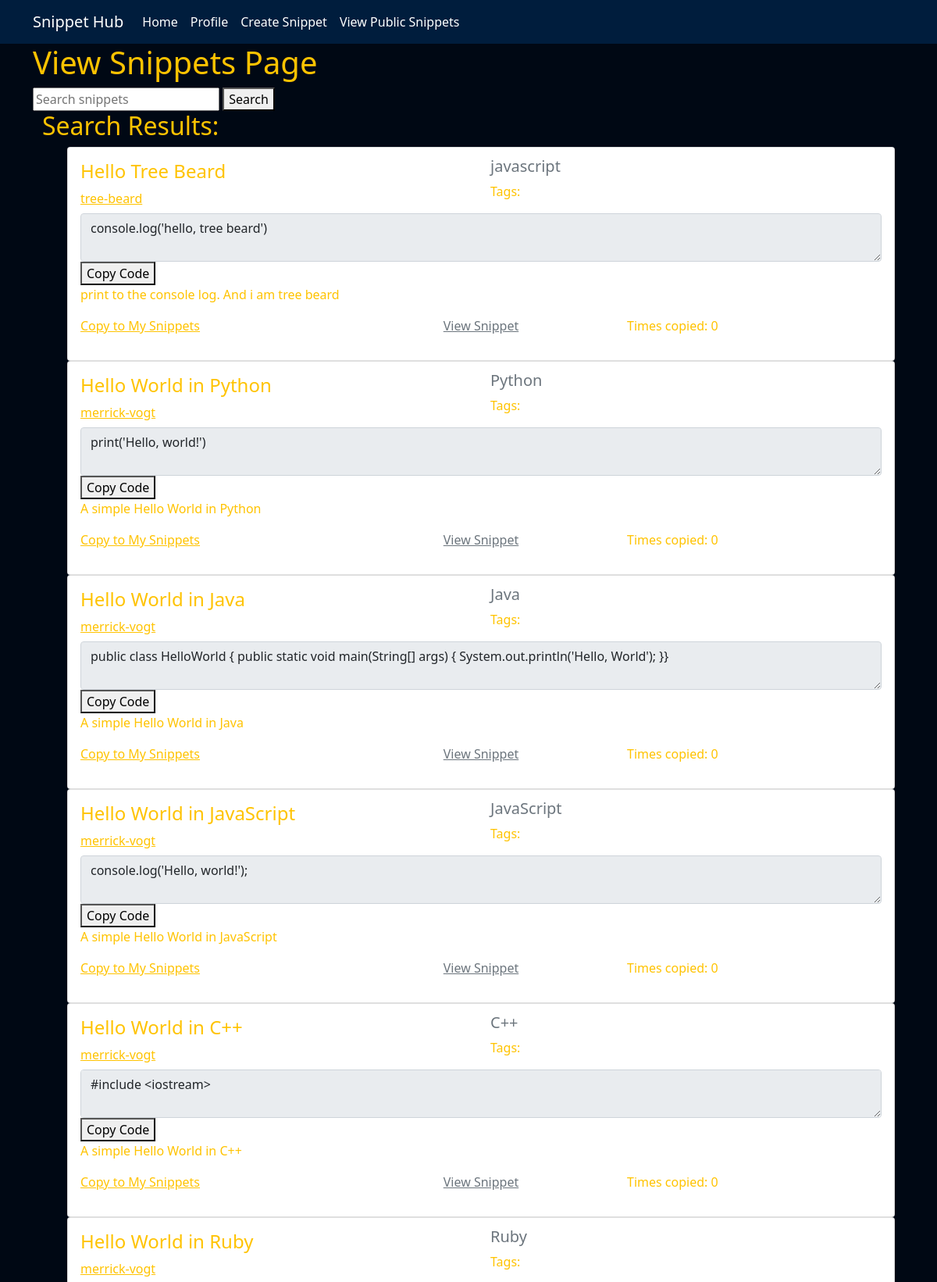
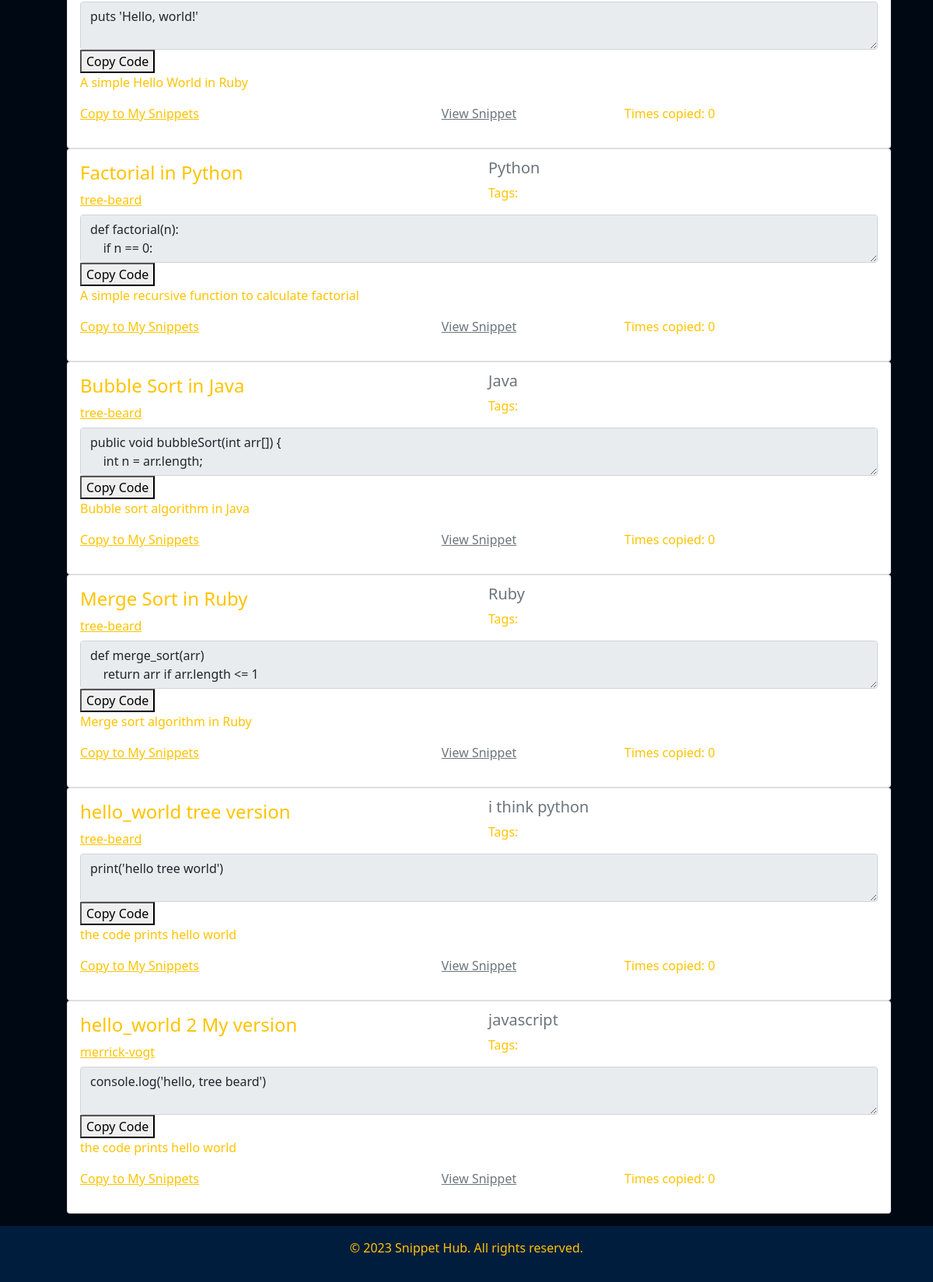
The app's page /view_snippets/, older data (2 pictures, top to bottom).
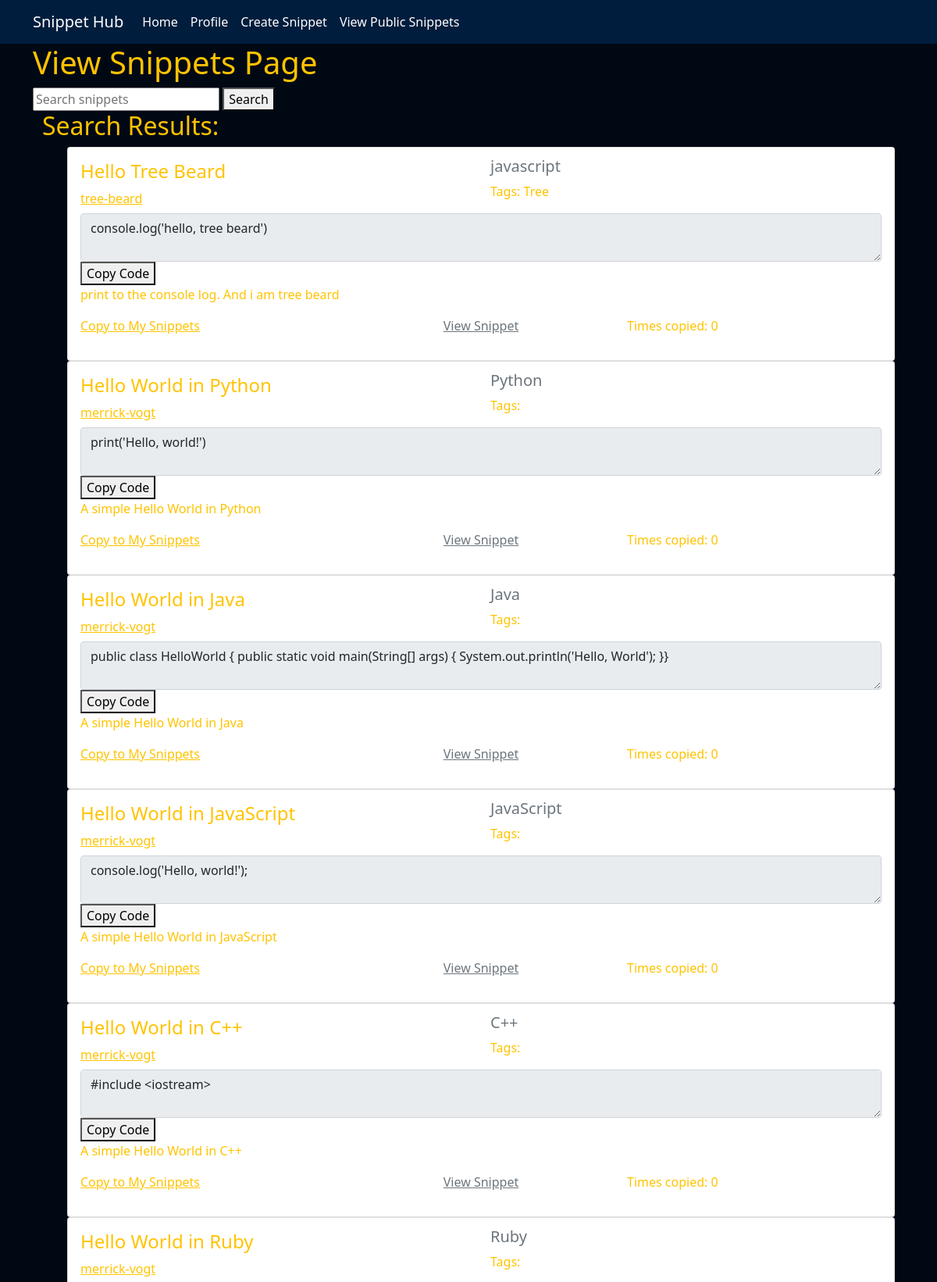
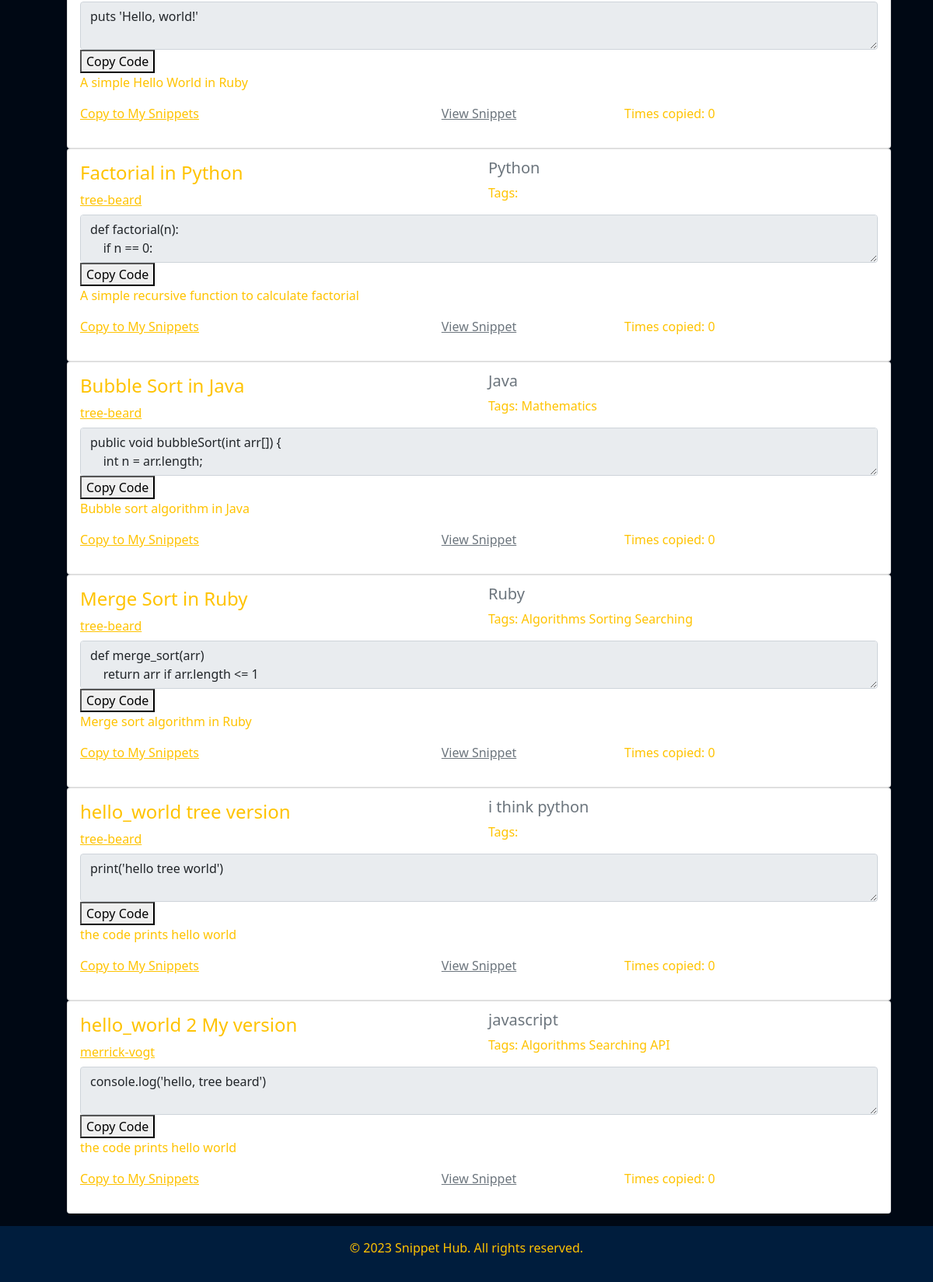
The same page, newer data (2 pictures, top to bottom).
### snippets/models.py (models this page shows, shortened)
class Snippet(models.Model):
    title = models.CharField(max_length=100)
    language = models.CharField(max_length=100)
    code = models.TextField()
    description = models.TextField()
    created = models.DateTimeField(auto_now_add=True)
    modified = models.DateTimeField(auto_now=True)
    creator = models.ForeignKey('auth.User', related_name='snippets', on_delete=models.CASCADE)
    is_public = models.BooleanField(default=True)
    tags = models.ManyToManyField("Tag")
    copy_count = models.PositiveBigIntegerField(default=0)

class Tag(models.Model):
    name = models.CharField(max_length=100)

### snippets/views.py (the view)
# urls.py: path('view_snippets/', views.view_snippets, name='view_snippets'),  # View all code snippets
def view_snippets(request):
    query = request.GET.get("search", "")  # Get the search query
    if query:
        snippets = Snippet.objects.filter(
            Q(title__icontains=query) |
            Q(language__icontains=query) |
            Q(description__icontains=query) &
            Q(is_public=True)
        )
    else:
        snippets = Snippet.objects.filter(is_public=True)
    return render(request, 'snippets/view_snippets.html', {'snippets': snippets})

### snippets/templates/snippets/view_snippets.html (shortened to what this page needs)
{% extends 'base.html' %}
{% block content %}
<h1>View Snippets Page</h1>
<form method="get" action="{% url 'snippets:view_snippets' %}">
    <input type="text" name="search" placeholder="Search snippets">
    <button type="submit">Search</button>
</form>
<div class="container">
    {% if snippets %}
        <h2>Search Results:</h2>
        <ul>
            {% for snippet in snippets %}
            <div class="card">
                <div class="card-body">
                    <div class="row">
                        <div class="col-md-6">
                            <div class="row">
                                <div class="col-md-12">
                                    <h4 class="card-title">{{ snippet.title }}</h4>
                                </div>
                                <div class="col-md-12">
                                    <a href="{% url 'snippets:view_user_profile' username=snippet.creator.username %}">
                                        {{ snippet.creator.username }}
                                    </a>
                                </div>
                            </div>
                        </div>
                        <div class="col-md-6">
                            <div class="row">
                                <div class="col-md-12">
                                    <h5 class="card-subtitle mb-2 text-muted">{{ snippet.language }}</h5>
                                </div>
                                <div class="col-md-12">
                                    <p>Tags: {% for tag in snippet.tags.all %}{{ tag.name }} {% endfor %}</p>
                                </div>
                            </div>
                        </div>
                    </div>
                    <textarea id="snippetCode{{ snippet.id }}" class="form-control textarea-autoresize" readonly>{{ snippet.code }}</textarea>
                    <button onclick="copySnippetToClipboard('{{ snippet.id }}')">Copy Code</button>
                    <p class="card-text">{{ snippet.description }}</p>
                    <div class="row">
                        <div class="col-md-4">
                            <a href="{% url 'snippets:copy_snippet' snippet.id %}">Copy to My Snippets</a>
                        </div>
                        <div class="col-md-4 text-center">
                            <a href="{% url 'snippets:view_snippet' snippet.id %}" class="card-subtitle mb-2 text-muted">View Snippet</a>
                        </div>
                        <div class="col-md-4 text-right">
                            <p id="timesCopied{{ snippet.id }}">Times copied:
                                <span id="copyCount{{ snippet.id }}">{{ snippet.copy_count }}</span>
                            </p>
                        </div>
                    </div>
                </div>
            </div>
            {% endfor %}
        </ul>
    {% else %}
        <h2>No results found</h2>
    {% endif %}
</div>
{% endblock %}

Row changes from the older to the newer data that the page shows:
changed Snippet "Hello Tree Beard": gains Tag (name "Tree")
changed Snippet "Bubble Sort in Java": gains Tag (name "Mathematics")
changed Snippet "Merge Sort in Ruby": gains Tag (name "Algorithms"); gains Tag (name "Sorting"); gains Tag (name "Searching")
changed Snippet "hello_world 2 My version": gains Tag (name "Algorithms"); gains Tag (name "Searching"); gains Tag (name "API")
